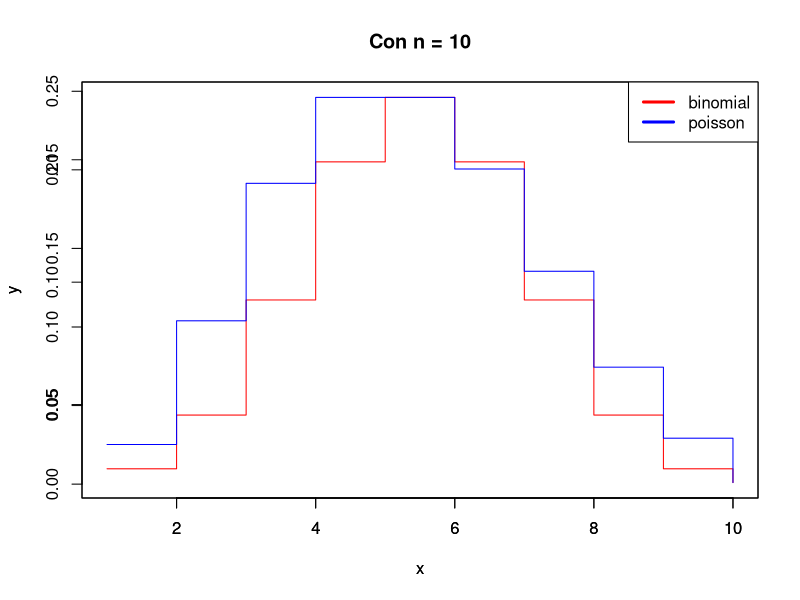
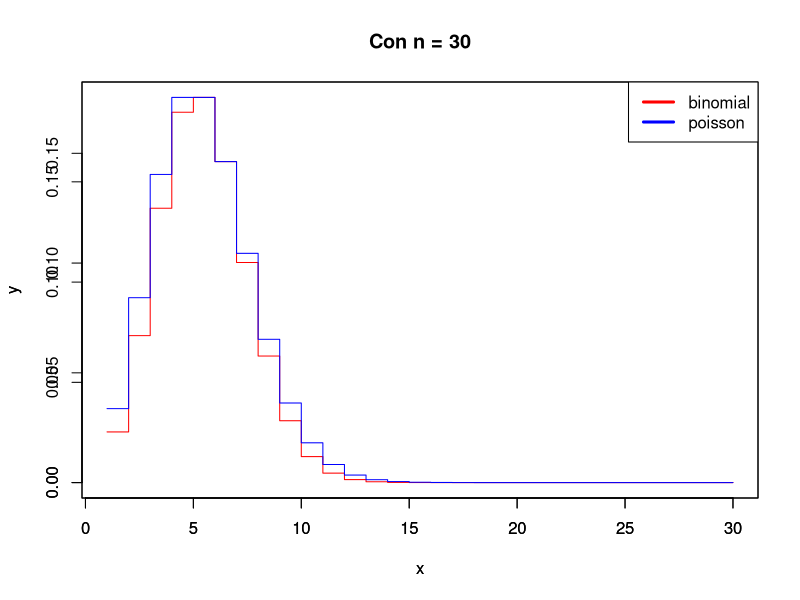
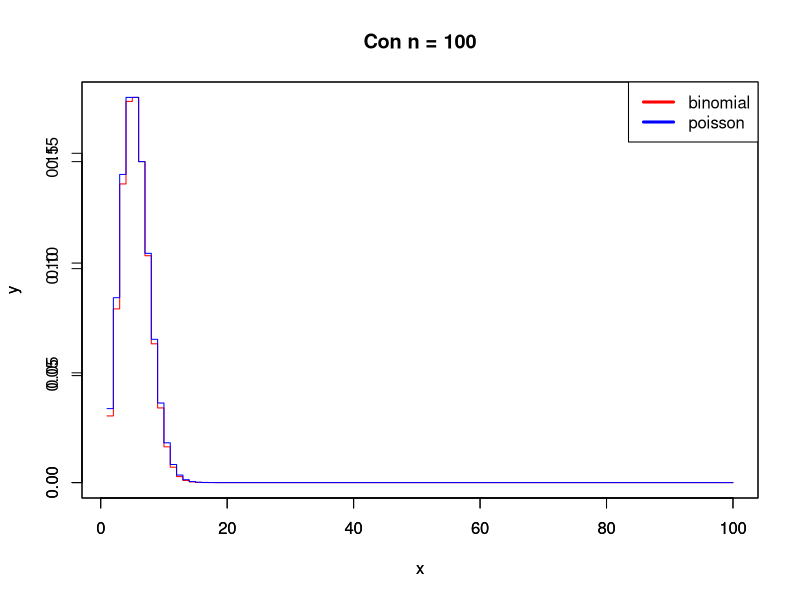
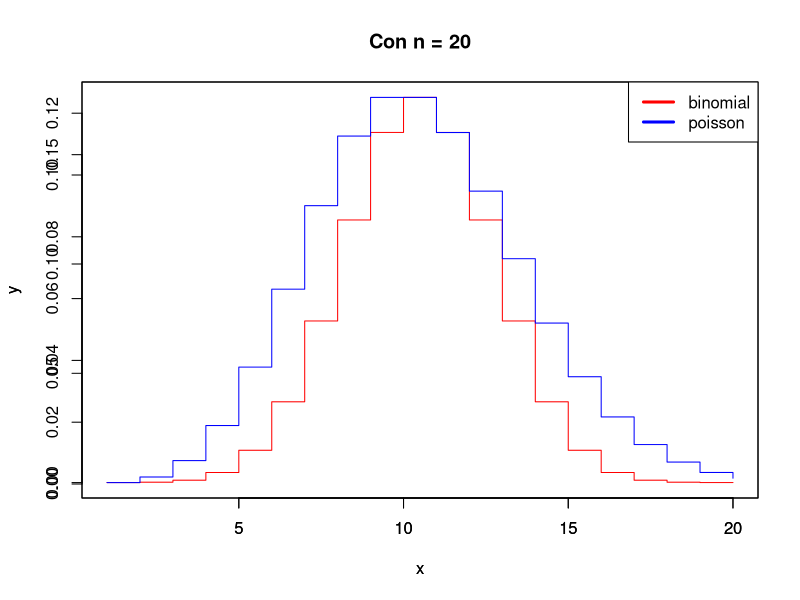
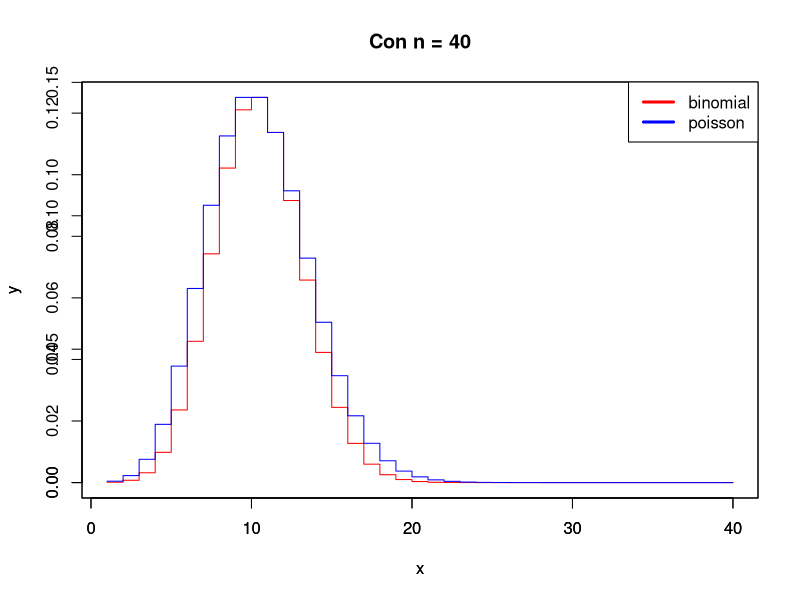
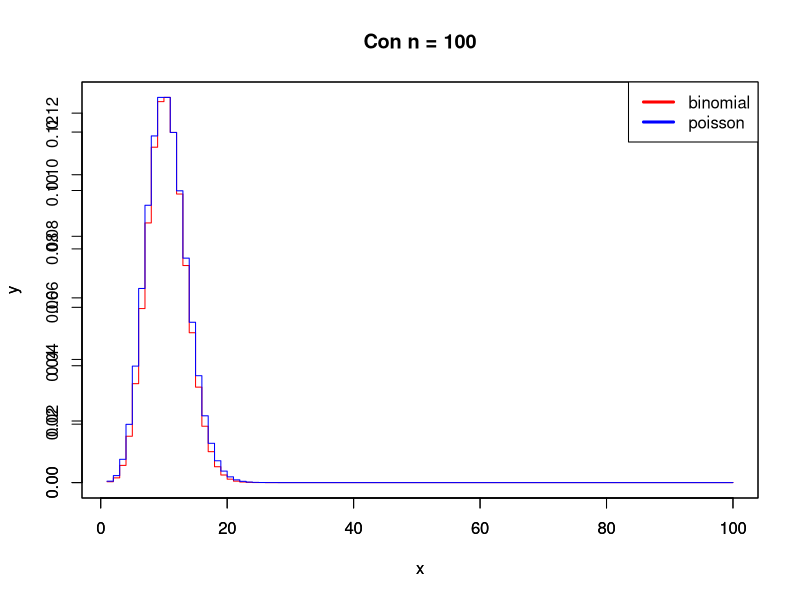
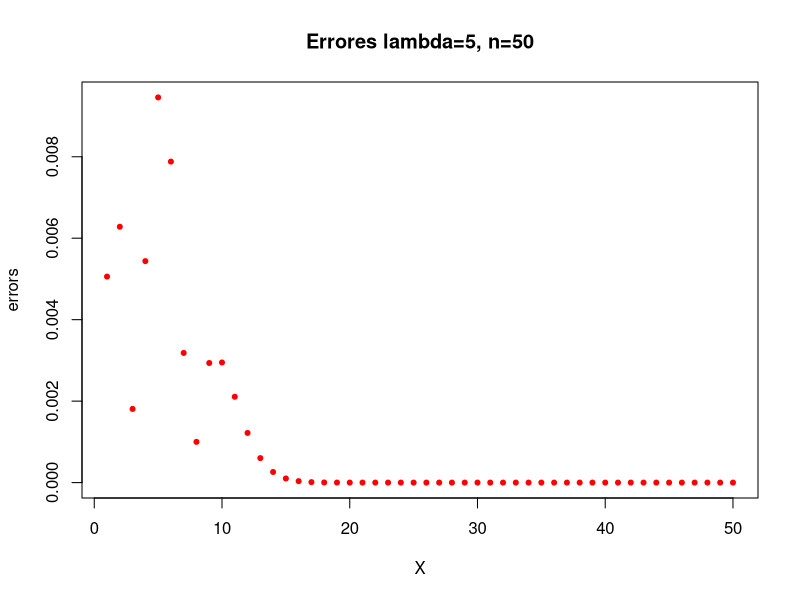
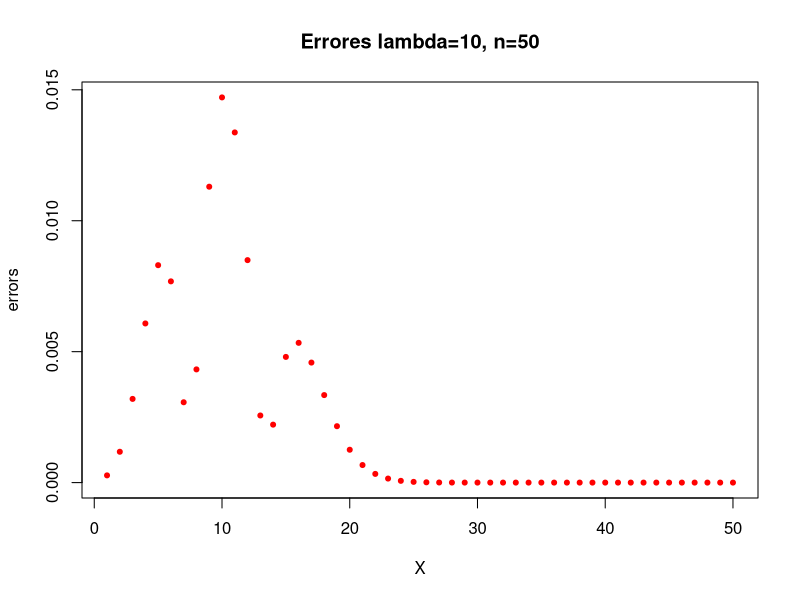

Here is the R script that generated these plots, in order:
#' Compara las funciones de probabilidad binomial y poisson
#'
#' @param x # Variables aleatorias
#' @param n # Numero de ensayos
#' @param lambda  # Promedio de ocurrencias
#' @param title  # Titulo para el histograma
#'
#' @return None 
comparar_funciones <- function(x, n, lambda, titulo) {
  
  # lambda = np (promedio de ocurrencias)
  # p = lambda / n
  p = lambda / n # Probabilidad de éxito
  
  # Variable aleatorias binomiales
  # Modela: Numero de éxitos en n ensayos.
  y <- dbinom(x, n, p)
  plot(x, y, type = 's', col = 'red', main=titulo)
  
  par(new = 'True')
  
  # Variables aleatorias poisson
  # Modela: Numero de ocurrencias de eventos muy pocos problables, pero
  # tienen muchos individuos que pueden activarlo
  y <- dpois(x, lambda)
  plot(x, y, type = 's', col = 'blue')  
  
  legend("topright", legend = c("binomial", "poisson"),
         lwd = 3, col = c("red", "blue"))
}

#------------------------------------------------------ 
# Para lambda = 5
lambda = 5
n = 10
x = 1:n  
comparar_funciones(x, n, lambda, "Con n = 10")

n = 30
x = 1:n  
comparar_funciones(x, n, lambda, "Con n = 30")

n = 100
x = 1:n  
comparar_funciones(x, n, lambda, "Con n = 100")

#------------------------------------------------------ 
# Para lamda = 10
lambda = 10
n = 20
x = 1:n  
comparar_funciones(x, n, lambda, "Con n = 20")

n = 40
x = 1:n  
comparar_funciones(x, n, lambda, "Con n = 40")

n = 100
x = 1:n  
comparar_funciones(x, n, lambda, "Con n = 100")

#------------------------------------------------------
# Calculando el error
lambda = 5
n = 50
X = 1:n
p = lambda / n # Probabilidad de éxito
errors = abs(dbinom(X, n, p) - dpois(X, lambda)) 
plot(X, errors, col='red', pch=20, main="Errores lambda=5, n=50")
# Error maximo
print(max(errors))

# lamda = 5 Si sabemo que con n = 18 el error converge a un numero muy pequeño
# podemos decir que esa n adecuada 

# Calculando el error
lambda = 10
n = 50
X = 1:n
p = lambda / n # Probabilidad de éxito
errors = abs(dbinom(X, n, p) - dpois(X, lambda)) 
plot(X, errors, col='red', pch=20, main="Errores lambda=10, n=50")
# Error maximo
print(max(errors))


#------------------------------------------------------
# Probar para  p = 0.1, 0.6 y 0.85
# a)

comparar_binom_normal <- function(x, n, p, titulo) {
  Xn = dbinom(x, n, p)
  plot(x, Xn, type = 's', col = 'red', main=titulo)
  par(new = 'True')
  
  X = dnorm(x, n*p, sqrt(n*p*(1-p)))
  
  plot(x, X, type = 'l', col = 'blue')  
  # legend("topleft", legend = c("binomial", "normal"),
  #       lwd = 3, col = c("red", "blue"))  
}

n = 60
p = 0.1
x = 1:n
comparar_binom_normal(x, n, p, "Con n=60 y p=0.1")
legend("topright", legend = c("binomial", "normal"),
       lwd = 3, col = c("red", "blue"))  

# Es donde hay mas similitud
n = 60
p = 0.6
x = 1:n
comparar_binom_normal(x, n, p, "Con n=60 y p=0.6")
legend("topleft", legend = c("binomial", "normal"),
       lwd = 3, col = c("red", "blue"))  

n = 60
p = 0.85
x = 1:n
comparar_binom_normal(x, n, p, "Con n=60 y p=0.85")
legend("topleft", legend = c("binomial", "normal"),
       lwd = 3, col = c("red", "blue"))  

#------------------------------------------------------
# b)  0.1, 0.6 y 0.85
comparar_con_escalado <- function(x,n,p,titulo) {
  
  Yn = (dbinom(x, n, p) - n * p ) / sqrt(n*p*(1-p))
  plot(x, Yn, type = 's', col = 'red', main=titulo)
  par(new = 'True')
  
  Y = dnorm(x, 0,1)
  plot(x, Y, type = 's', col = 'blue')  
  
}

n = 60
p = 0.1
x = -n:n
Xn = dbinom(x, n, p)
comparar_con_escalado(x,n,p,"Con n=60 y p=0.1 con rescalado")

n = 100
p = 0.6
x = 1:n
comparar_con_escalado(x,n,p,"Con n=60 y p=0.6 con rescalado")

n = 60
p = 0.85
x = 1:n
comparar_con_escalado(x,n,p,"Con n=60 y p=0.85 con rescalado")


# p chiquita - no necesita n muy grande
# p grande - necesita una n mas grande
#------------------------------------------------------
# ¿Para qué valores de n la dirı́as que ya tienes una buena aproximación?
n = 280
p = 0.5
x = 1:n
comparar_binom_normal(x, n, p, "Con n=280 y p=0.85")
legend("topright", legend = c("binomial", "normal"),
       lwd = 3, col = c("red", "blue"))  


#------------------------------------------------------
# Propón un criterio numérico alternativo al máx para medir la velocidad de la convergencia
